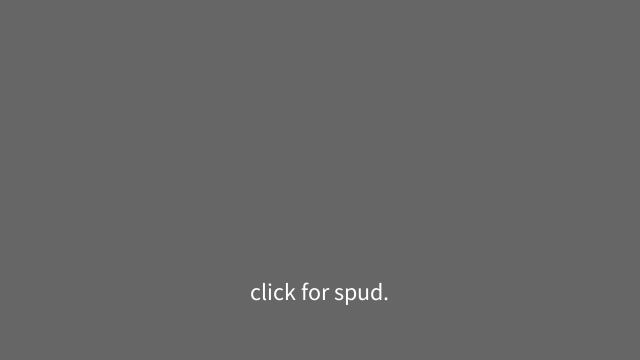
Frame 1 (no input)
Frame 60 (the mouse pressed at the canvas centre just before this capture): identical to frame 1, image omitted
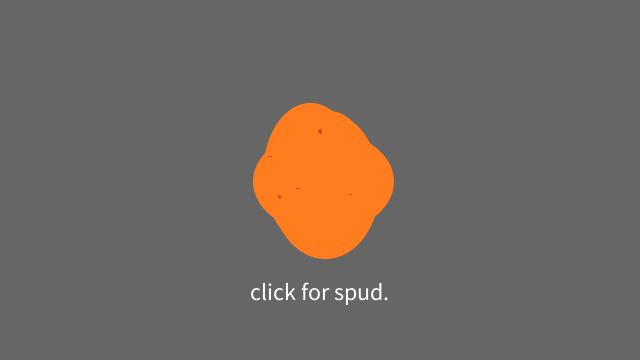
Frame 120 (the mouse held since frame 60 and released just before this capture)

The Processing sketch that drew these frames (run headless with seeded random() and noise(); from frame 60 on, the mouse is pressed at the canvas centre):

// Processing sketch: processing_104994
// ── processing_104994.pde

void setup() {
  size(640, 360);
  background(102);
  fill(255, 255, 255);
  textSize(24);
  text("click for spud.", 250, 300);
}

void draw() {
  if (mousePressed == true) {
    background(102);
    stroke(255, 125, 30);
    fill(255, 125, 30);
    ellipse(320 + random(-10, 10), 180 + random(-10, 10), 100 +
      random(-50, 50), 100 + random(-50, 50));
    ellipse(320 + random(-10, 10), 180 + random(-10, 10), 100 +
      random(-50, 50), 100 + random(-50, 50));
    ellipse(320 + random(-10, 10), 180 + random(-10, 10), 100 +
      random(-50, 50), 100 + random(-50, 50));
    ellipse(320 + random(-10, 10), 180 + random(-10, 10), 100 +
      random(-50, 50), 100 + random(-50, 50));
    ellipse(320 + random(-10, 10), 180 + random(-10, 10), 100 +
      random(-50, 50), 100 + random(-50, 50));
    stroke(200, 75, 30);
    fill(200, 75, 30);
    ellipse(320 + random(-50, 50), 180 + random(-50, 50), random(5), random(5));
    ellipse(320 + random(-50, 50), 180 + random(-50, 50), random(5), random(5));
    ellipse(320 + random(-50, 50), 180 + random(-50, 50), random(5), random(5));
    ellipse(320 + random(-50, 50), 180 + random(-50, 50), random(5), random(5));
    ellipse(320 + random(-50, 50), 180 + random(-50, 50), random(5), random(5));

    fill(255, 255, 255);
    textSize(24);
    text("click for spud.", 250, 300);
  }
}
